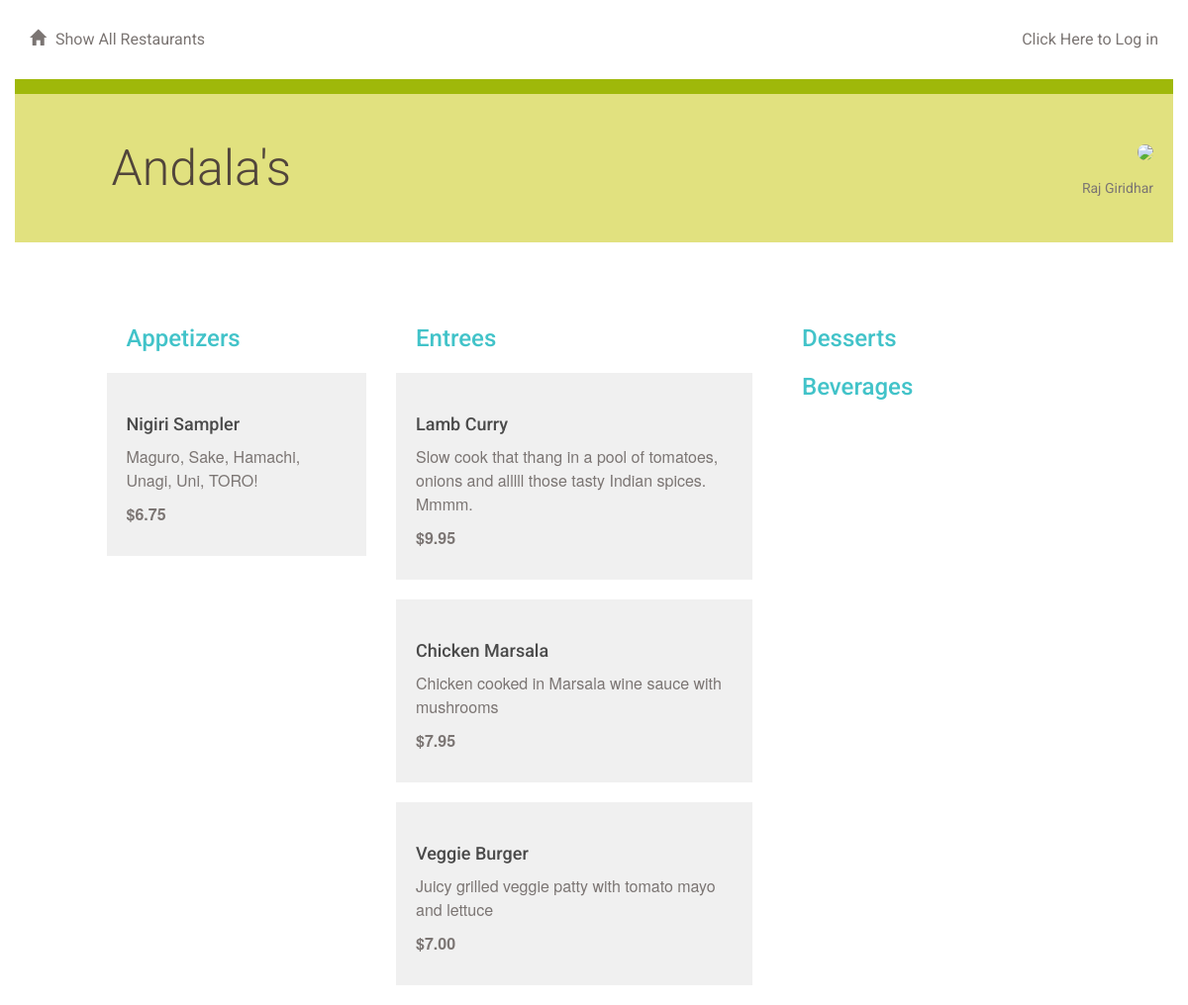
The app's page /restaurant/6/menu/, older data.
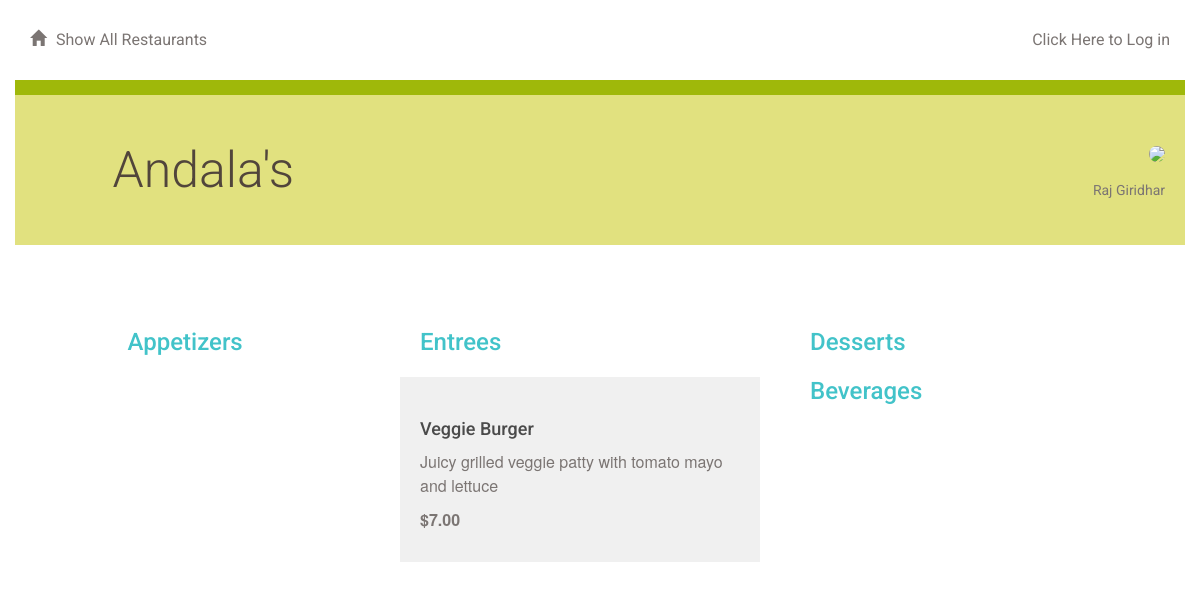
The same page, newer data.
### database_setup.py (models this page shows, shortened)
class Restaurant(Base):
    __tablename__ = 'restaurant'
    id = Column(Integer, primary_key=True)
    name = Column(String(250), nullable=False)
    user_id = Column(Integer, ForeignKey('user.id'))
    user = relationship(User)

class User(Base):
    __tablename__ = 'user'
    id = Column(Integer, primary_key=True)
    name = Column(String(250), nullable=False)
    email = Column(String(250), nullable=False)
    picture = Column(String(250))

class MenuItem(Base):
    __tablename__ = 'menu_item'
    name = Column(String(80), nullable=False)
    id = Column(Integer, primary_key=True)
    description = Column(String(250))
    price = Column(String(8))
    course = Column(String(250))
    restaurant_id = Column(Integer, ForeignKey('restaurant.id'))
    restaurant = relationship(Restaurant)
    user_id = Column(Integer, ForeignKey('user.id'))
    user = relationship(User)

### application.py (the view)
@app.route('/restaurant/<int:restaurant_id>/')
@app.route('/restaurant/<int:restaurant_id>/menu/')
def showMenu(restaurant_id):
    session = DBSession()
    restaurant = session.query(Restaurant).filter_by(id=restaurant_id).one()
    creator = getUserInfo(restaurant.user_id)
    items = session.query(MenuItem).filter_by(
        restaurant_id=restaurant_id).all()
    if 'username' not in login_session or creator.id != login_session['user_id']:  # noqa
        return render_template('publicmenu.html', items=items, restaurant=restaurant, creator=creator)  # noqa
    else:
        return render_template('menu.html', items=items, restaurant=restaurant, creator=creator)  # noqa

### application.py (called while the page is built)
def getUserInfo(user_id):
    session = DBSession()
    user = session.query(User).filter_by(id=user_id).one()
    return user

### templates/publicmenu.html (shortened to what this page needs)
{% extends "main.html" %}
{% block content %}
{% include "header.html" %}
	<div class="row divider green">
		<div class="col-md-12"></div>
	</div>
	<div class="row banner menu">
		<div class="col-md-11 col-md-offset-1 padding-none">
			<h1>{{ restaurant.name }}
			<figure class="creator">
				<img src="{{ creator.picture}}">
				<figcaption>{{ creator.name }}</figcaption>
			</figure>
			</h1>
		</div>
	</div>
	<div class="row padding-top padding-bottom">
		<div class="col-md-1"></div>
		<div class="col-md-11 padding-none">
		</div>
		<div class="col-md-7"></div>
	</div>
	<div class="row">
		<div class="col-md-12">
		</div>
	</div>
	{% if items !=[] %}
		<div class="row">
			<div class="col-md-1"></div>
			<div class="col-md-3">
				<h2>Appetizers</h2>
					{% for i in items %}
						{% if i.course == 'Appetizer' %}
							<div class="menu-item">
								<h3>{{i.name}}</h3>
								<p>{{i.description}}</p>
								<p class="menu-price">{{i.price}}</p>
							</div>
						{% endif %}
					{% endfor %}
			</div>
			<div class="col-md-4">
				<h2>Entrees</h2>
					{% for i in items %}
						{% if i.course == 'Entree' %}
						<div class="menu-item">
							<h3>{{i.name}}</h3>
							<p>{{i.description}}</p>
							<p class="menu-price">{{i.price}}</p>
						</div>
						{% endif %}
					{% endfor %}
			</div>
			<div class="col-md-3">
				<h2>Desserts</h2>
				<h2>Beverages</h2>
			</div>
			<div class="col-md-1"></div>
		</div>
	{% endif %}
{% endblock %}

### templates/main.html (shortened to what this page needs)
<!DOCTYPE html>
<html lang="en">
	<head>
		<link rel="stylesheet" href="//netdna.bootstrapcdn.com/bootstrap/3.1.1/css/bootstrap.min.css">
		<link rel=stylesheet type=text/css href="{{ url_for('static', filename='styles.css') }}">
	</head>
	<body>
		<div class="container">
			{% block content %}
			{% endblock %}
		</div>
	</body>
</html>

### templates/header.html
<div class="row top-menu">
	<div class="col-md-6">
		<a href="{{url_for('showRestaurants')}}">
			<span class="glyphicon glyphicon-home" aria-hidden="true"></span>Show All Restaurants
		</a>
	</div>
	<div class="col-md-6 text-right">
		{% if 'username' not in session%}
    <a href="{{url_for('showLogin')}}">Click Here to Log in</a>
    {% else %}
		<a href="{{url_for('disconnect')}}">Logout</a>
    {%endif%}
	</div>
</div>

### static/styles.css (style rules this page uses)
* { font-family: "Helvetica Neue Bold", Roboto, Helvetica, Arial, sans-serif; font-weight: 700; }
h1 { font-family: "Helvetica Neue Light", Roboto, Helvetica, Arial, sans-serif; font-size: 50px; color: #51453B; line-height: 60px; font-weight: 300; }
h2 { font-size: 24px; color: #42C3C9; line-height: 29px; }
h3 { font-size: 18px; color: #4A4A4A; line-height: 23px; }
p { font-family: "Helvetica Neue", Roboto, Helvetica, Arial, sans-serif; font-size: 16px; color: #7B7573; line-height: 24px; font-weight: 400; }
a { font-size: 14px; color: #0093B9; line-height: 17px; }
.padding-top { padding-top: 30px; }
.padding-bottom { padding-bottom: 30px; }
.padding-none { padding: 0; }
.glyphicon { margin-right: 10px; }
.top-menu { padding-top: 30px; padding-bottom: 30px; }
.top-menu a { margin-bottom: 0; line-height: 16px; font-size: 16px; color: #7B7573; font-weight: 400; }
.divider { height: 15px; }
.divider.green { background-color: #9FB80A; }
.banner.menu { height: 150px; background-color: #E1E17F; }
.banner h1 { margin: 45px 0; }
.menu-item { background: #F0F0F0; padding: 20px; margin: 20px; margin-left: -20px; }
.menu-price { font-weight: 700; }
.creator { padding-right: 20px; margin-top: -20px; text-align: right; float:right; }
.creator img { width: 100px; border-radius: 50%; }
.creator figcaption { font-size: 14px; color: #7B7573; font-weight: 400; margin-top: -20px; }

Row changes from the older to the newer data that the page shows:
removed MenuItem: name "Nigiri Sampler", description "Maguro, Sake, Hamachi, Unagi, Uni, TORO!", price "$6.75", shown under "Appetizers"
removed MenuItem: name "Lamb Curry", description "Slow cook that thang in a pool of tomatoes, onions and alllll those tasty Indian spices. Mmmm.", price "$9.95", shown under "Entrees"
removed MenuItem: name "Chicken Marsala", description "Chicken cooked in Marsala wine sauce with mushrooms", price "$7.95", shown under "Entrees"
